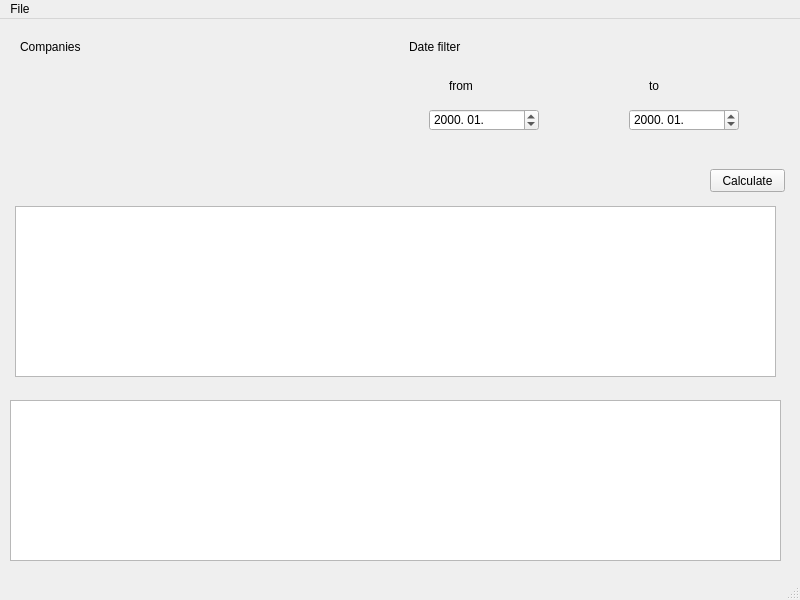
<?xml version="1.0" encoding="UTF-8"?>
<ui version="4.0">
 <class>MainWindow</class>
 <widget class="QMainWindow" name="MainWindow">
  <property name="geometry">
   <rect>
    <x>0</x>
    <y>0</y>
    <width>800</width>
    <height>600</height>
   </rect>
  </property>
  <property name="windowTitle">
   <string>MainWindow</string>
  </property>
  <widget class="QWidget" name="centralwidget">
   <widget class="QWidget" name="verticalLayoutWidget">
    <property name="geometry">
     <rect>
      <x>0</x>
      <y>0</y>
      <width>791</width>
      <height>551</height>
     </rect>
    </property>
    <layout class="QVBoxLayout" name="verticalLayout">
     <item>
      <widget class="QWidget" name="config" native="true">
       <widget class="QWidget" name="horizontalLayoutWidget">
        <property name="geometry">
         <rect>
          <x>10</x>
          <y>10</y>
          <width>771</width>
          <height>141</height>
         </rect>
        </property>
        <layout class="QHBoxLayout" name="layout">
         <item>
          <widget class="QWidget" name="companies" native="true">
           <widget class="QLabel" name="label">
            <property name="geometry">
             <rect>
              <x>10</x>
              <y>10</y>
              <width>61</width>
              <height>16</height>
             </rect>
            </property>
            <property name="text">
             <string>Companies</string>
            </property>
           </widget>
          </widget>
         </item>
         <item>
          <widget class="QWidget" name="dates" native="true">
           <widget class="QLabel" name="label_2">
            <property name="geometry">
             <rect>
              <x>10</x>
              <y>10</y>
              <width>61</width>
              <height>16</height>
             </rect>
            </property>
            <property name="text">
             <string>Date filter</string>
            </property>
           </widget>
           <widget class="QDateEdit" name="begin">
            <property name="geometry">
             <rect>
              <x>30</x>
              <y>80</y>
              <width>110</width>
              <height>22</height>
             </rect>
            </property>
            <property name="focusPolicy">
             <enum>Qt::WheelFocus</enum>
            </property>
            <property name="displayFormat">
             <string>yyyy. MM.</string>
            </property>
           </widget>
           <widget class="QDateEdit" name="end">
            <property name="geometry">
             <rect>
              <x>230</x>
              <y>80</y>
              <width>110</width>
              <height>22</height>
             </rect>
            </property>
            <property name="focusPolicy">
             <enum>Qt::WheelFocus</enum>
            </property>
            <property name="displayFormat">
             <string>yyyy. MM.</string>
            </property>
           </widget>
           <widget class="QLabel" name="label_3">
            <property name="geometry">
             <rect>
              <x>50</x>
              <y>50</y>
              <width>47</width>
              <height>13</height>
             </rect>
            </property>
            <property name="text">
             <string>from</string>
            </property>
           </widget>
           <widget class="QLabel" name="label_4">
            <property name="geometry">
             <rect>
              <x>250</x>
              <y>50</y>
              <width>47</width>
              <height>13</height>
             </rect>
            </property>
            <property name="text">
             <string>to</string>
            </property>
           </widget>
          </widget>
         </item>
        </layout>
       </widget>
       <widget class="QPushButton" name="calculate">
        <property name="geometry">
         <rect>
          <x>710</x>
          <y>150</y>
          <width>75</width>
          <height>23</height>
         </rect>
        </property>
        <property name="text">
         <string>Calculate</string>
        </property>
       </widget>
      </widget>
     </item>
     <item>
      <widget class="QWidget" name="stats" native="true">
       <widget class="QListWidget" name="statsList">
        <property name="geometry">
         <rect>
          <x>15</x>
          <y>1</y>
          <width>761</width>
          <height>171</height>
         </rect>
        </property>
       </widget>
      </widget>
     </item>
     <item>
      <widget class="QWidget" name="notfound" native="true">
       <widget class="QListWidget" name="notfoundlist">
        <property name="geometry">
         <rect>
          <x>10</x>
          <y>10</y>
          <width>771</width>
          <height>161</height>
         </rect>
        </property>
       </widget>
      </widget>
     </item>
    </layout>
   </widget>
  </widget>
  <widget class="QMenuBar" name="menubar">
   <property name="geometry">
    <rect>
     <x>0</x>
     <y>0</y>
     <width>800</width>
     <height>21</height>
    </rect>
   </property>
   <widget class="QMenu" name="menuFile">
    <property name="title">
     <string>File</string>
    </property>
    <addaction name="actionNew"/>
    <addaction name="actionOpen"/>
   </widget>
   <addaction name="menuFile"/>
  </widget>
  <widget class="QStatusBar" name="statusbar"/>
  <action name="actionNew">
   <property name="text">
    <string>New</string>
   </property>
  </action>
  <action name="actionOpen">
   <property name="text">
    <string>Open</string>
   </property>
  </action>
 </widget>
 <resources/>
 <connections/>
</ui>
